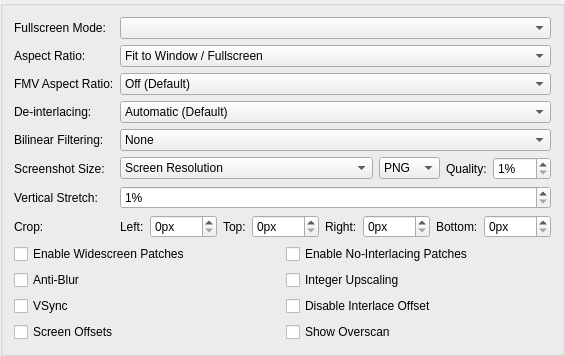
     <widget class="QGroupBox" name="gameDisplayTab">
      <attribute name="title">
       <string>Display</string>
      </attribute>
      <layout class="QFormLayout" name="formLayout_7">
       <item row="0" column="0">
        <widget class="QLabel" name="label_28">
         <property name="text">
          <string>Fullscreen Mode:</string>
         </property>
        </widget>
       </item>
       <item row="0" column="1">
        <widget class="QComboBox" name="fullscreenModes"/>
       </item>
       <item row="1" column="0">
        <widget class="QLabel" name="label_27">
         <property name="text">
          <string>Aspect Ratio:</string>
         </property>
        </widget>
       </item>
       <item row="1" column="1">
        <widget class="QComboBox" name="aspectRatio">
         <item>
          <property name="text">
           <string>Fit to Window / Fullscreen</string>
          </property>
         </item>
         <item>
          <property name="text">
           <string>Auto Standard (4:3 Interlaced / 3:2 Progressive)</string>
          </property>
         </item>
         <item>
          <property name="text">
           <string>Standard (4:3)</string>
          </property>
         </item>
         <item>
          <property name="text">
           <string>Widescreen (16:9)</string>
          </property>
         </item>
        </widget>
       </item>
       <item row="2" column="0">
        <widget class="QLabel" name="label_22">
         <property name="text">
          <string>FMV Aspect Ratio:</string>
         </property>
        </widget>
       </item>
       <item row="2" column="1">
        <widget class="QComboBox" name="fmvAspectRatio">
         <item>
          <property name="text">
           <string>Off (Default)</string>
          </property>
         </item>
         <item>
          <property name="text">
           <string>Auto Standard (4:3 Interlaced / 3:2 Progressive)</string>
          </property>
         </item>
         <item>
          <property name="text">
           <string>Standard (4:3)</string>
          </property>
         </item>
         <item>
          <property name="text">
           <string>Widescreen (16:9)</string>
          </property>
         </item>
        </widget>
       </item>
       <item row="3" column="0">
        <widget class="QLabel" name="label_23">
         <property name="text">
          <string>De-interlacing:</string>
         </property>
        </widget>
       </item>
       <item row="3" column="1">
        <widget class="QComboBox" name="interlacing">
         <item>
          <property name="text">
           <string>Automatic (Default)</string>
          </property>
         </item>
         <item>
          <property name="text">
           <string>None (Interlaced, also used by Progressive)</string>
          </property>
         </item>
         <item>
          <property name="text">
           <string>Weave (Top Field First, Sawtooth)</string>
          </property>
         </item>
         <item>
          <property name="text">
           <string>Weave (Bottom Field First, Sawtooth)</string>
          </property>
         </item>
         <item>
          <property name="text">
           <string>Bob (Top Field First, Full Frames)</string>
          </property>
         </item>
         <item>
          <property name="text">
           <string>Bob (Bottom Field First, Full Frames)</string>
          </property>
         </item>
         <item>
          <property name="text">
           <string>Blend (Top Field First, Merge 2 Fields)</string>
          </property>
         </item>
         <item>
          <property name="text">
           <string>Blend (Bottom Field First, Merge 2 Fields)</string>
          </property>
         </item>
         <item>
          <property name="text">
           <string>Adaptive (Top Field First, Similar to Bob + Weave)</string>
          </property>
         </item>
         <item>
          <property name="text">
           <string>Adaptive (Bottom Field First, Similar to Bob + Weave)</string>
          </property>
         </item>
        </widget>
       </item>
       <item row="4" column="0">
        <widget class="QLabel" name="label_18">
         <property name="text">
          <string>Bilinear Filtering:</string>
         </property>
        </widget>
       </item>
       <item row="4" column="1">
        <widget class="QComboBox" name="bilinearFiltering">
         <item>
          <property name="text">
           <string>None</string>
          </property>
         </item>
         <item>
          <property name="text">
           <string>Bilinear (Smooth)</string>
          </property>
         </item>
         <item>
          <property name="text">
           <string>Bilinear (Sharp)</string>
          </property>
         </item>
        </widget>
       </item>
       <item row="6" column="0">
        <widget class="QLabel" name="label_24">
         <property name="text">
          <string>Vertical Stretch:</string>
         </property>
        </widget>
       </item>
       <item row="6" column="1">
        <widget class="QSpinBox" name="stretchY">
         <property name="suffix">
          <string>%</string>
         </property>
         <property name="minimum">
          <number>1</number>
         </property>
         <property name="maximum">
          <number>300</number>
         </property>
        </widget>
       </item>
       <item row="7" column="0">
        <widget class="QLabel" name="label_26">
         <property name="text">
          <string>Crop:</string>
         </property>
        </widget>
       </item>
       <item row="7" column="1">
        <layout class="QHBoxLayout" name="horizontalLayout_3" stretch="0,1,0,1,0,1,0,1">
         <item>
          <widget class="QLabel" name="label_39">
           <property name="text">
            <string>Left:</string>
           </property>
          </widget>
         </item>
         <item>
          <widget class="QSpinBox" name="cropLeft">
           <property name="suffix">
            <string>px</string>
           </property>
           <property name="maximum">
            <number>1000</number>
           </property>
          </widget>
         </item>
         <item>
          <widget class="QLabel" name="label_25">
           <property name="text">
            <string>Top:</string>
           </property>
          </widget>
         </item>
         <item>
          <widget class="QSpinBox" name="cropTop">
           <property name="suffix">
            <string>px</string>
           </property>
           <property name="maximum">
            <number>1000</number>
           </property>
          </widget>
         </item>
         <item>
          <widget class="QLabel" name="label_40">
           <property name="text">
            <string>Right:</string>
           </property>
          </widget>
         </item>
         <item>
          <widget class="QSpinBox" name="cropRight">
           <property name="suffix">
            <string>px</string>
           </property>
           <property name="maximum">
            <number>1000</number>
           </property>
          </widget>
         </item>
         <item>
          <widget class="QLabel" name="label_41">
           <property name="text">
            <string>Bottom:</string>
           </property>
          </widget>
         </item>
         <item>
          <widget class="QSpinBox" name="cropBottom">
           <property name="suffix">
            <string>px</string>
           </property>
           <property name="maximum">
            <number>1000</number>
           </property>
          </widget>
         </item>
        </layout>
       </item>
       <item row="8" column="0" colspan="2">
        <layout class="QGridLayout" name="gridLayout_5">
         <item row="3" column="0">
          <widget class="QCheckBox" name="PCRTCOffsets">
           <property name="text">
            <string>Screen Offsets</string>
           </property>
          </widget>
         </item>
         <item row="1" column="1">
          <widget class="QCheckBox" name="integerScaling">
           <property name="text">
            <string>Integer Upscaling</string>
           </property>
          </widget>
         </item>
         <item row="2" column="0">
          <widget class="QCheckBox" name="vsync">
           <property name="text">
            <string>VSync</string>
           </property>
          </widget>
         </item>
         <item row="3" column="1">
          <widget class="QCheckBox" name="PCRTCOverscan">
           <property name="text">
            <string>Show Overscan</string>
           </property>
          </widget>
         </item>
         <item row="0" column="0">
          <widget class="QCheckBox" name="widescreenPatches">
           <property name="text">
            <string>Enable Widescreen Patches</string>
           </property>
          </widget>
         </item>
         <item row="0" column="1">
          <widget class="QCheckBox" name="noInterlacingPatches">
           <property name="text">
            <string>Enable No-Interlacing Patches</string>
           </property>
          </widget>
         </item>
         <item row="1" column="0">
          <widget class="QCheckBox" name="PCRTCAntiBlur">
           <property name="text">
            <string>Anti-Blur</string>
           </property>
           <property name="shortcut">
            <string>Ctrl+S</string>
           </property>
          </widget>
         </item>
         <item row="2" column="1">
          <widget class="QCheckBox" name="DisableInterlaceOffset">
           <property name="text">
            <string>Disable Interlace Offset</string>
           </property>
          </widget>
         </item>
        </layout>
       </item>
       <item row="5" column="0">
        <widget class="QLabel" name="label_21">
         <property name="text">
          <string>Screenshot Size:</string>
         </property>
        </widget>
       </item>
       <item row="5" column="1">
        <layout class="QHBoxLayout" name="horizontalLayout_2" stretch="1,0,0,0">
         <item>
          <widget class="QComboBox" name="screenshotSize">
           <item>
            <property name="text">
             <string>Screen Resolution</string>
            </property>
           </item>
           <item>
            <property name="text">
             <string>Internal Resolution</string>
            </property>
           </item>
           <item>
            <property name="text">
             <string>Internal Resolution (Aspect Uncorrected)</string>
            </property>
           </item>
          </widget>
         </item>
         <item>
          <widget class="QComboBox" name="screenshotFormat">
           <item>
            <property name="text">
             <string>PNG</string>
            </property>
           </item>
           <item>
            <property name="text">
             <string>JPEG</string>
            </property>
           </item>
          </widget>
         </item>
         <item>
          <widget class="QLabel" name="label_44">
           <property name="text">
            <string>Quality:</string>
           </property>
          </widget>
         </item>
         <item>
          <widget class="QSpinBox" name="screenshotQuality">
           <property name="suffix">
            <string>%</string>
           </property>
           <property name="minimum">
            <number>1</number>
           </property>
           <property name="maximum">
            <number>100</number>
           </property>
          </widget>
         </item>
        </layout>
       </item>
      </layout>
     </widget>
